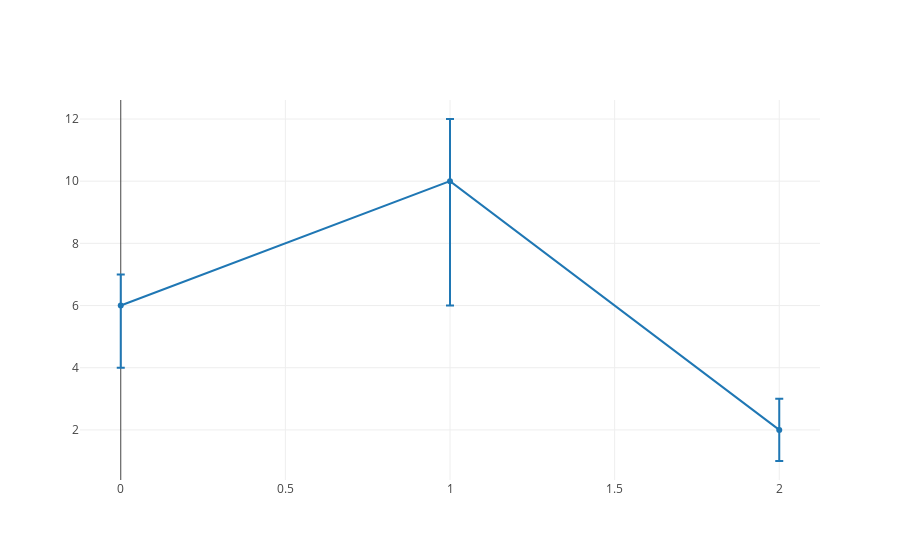

The cell this chart's notebook holds for it:
### Markdown cell above
# Basic Error Bars

### Code cell
data = [
    go.Scatter(
        x=[0, 1, 2],
        y=[6, 10, 2],
        error_y=dict(
            # 两种形式：1
            # type='data',
            # array=[1, 2, 3],
            # 两种形式：2
            type='data',
            symmetric=False,
            array=[1, 2, 1, 1],
            arrayminus=[2, 4, 1, 2],
            visible=True
        )
    )
]
plotly.offline.iplot(data, filename='basic-error-bar')

### Figure 1 — Plotly figure (JSON) as saved in the notebook; plotly's stock layout.template omitted (floating-point values rounded to 4 significant figures)
{"data": [{"error_y": {"array": [1, 2, 1, 1], "arrayminus": [2, 4, 1, 2], "symmetric": false, "type": "data", "visible": true}, "type": "scatter", "uid": "96bad971-e2ae-4303-9d32-92ef119688a5", "x": [0, 1, 2], "y": [6, 10, 2]}], "layout": {}}
